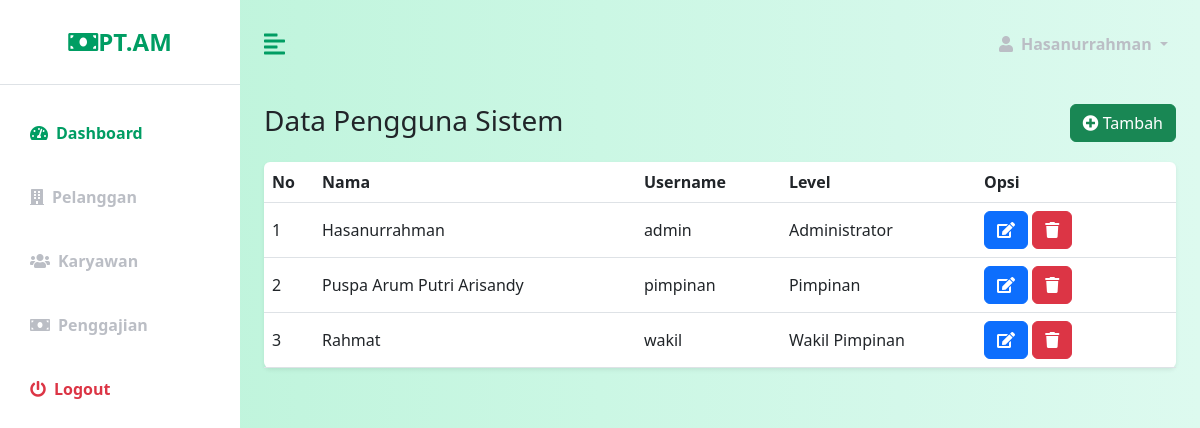
The page /index.php?page=pengguna (signed in) on the database its author committed.
### tables this page shows
CREATE TABLE `pengguna` (
  `id` int(11) NOT NULL,
  `nama` varchar(255) NOT NULL,
  `username` varchar(255) NOT NULL,
  `password` varchar(255) NOT NULL,
  `level` varchar(50) NOT NULL
);

### pages/pengguna/pengguna.php (the view, shortened to what this page needs)
<?php
include "database/connection.php";
?>
<div class="row mt-3">
    <div class="col">
        <h3>Data Pengguna Sistem</h3>
    </div>
    <div class="col">
        <a href="?page=penggunatambah" class="btn btn-success float-end">
            <i class="fa fa-plus-circle"></i>
            Tambah
        </a>
    </div>
</div>
    <div class="row mt-3">
        <div class="col">
            <?php
            $selectSQL = "SELECT * FROM pengguna";
            $result = mysqli_query($connection, $selectSQL);
            ?>
            <table class="table bg-white rounded shadow-sm  table-hover">
                <thead>
                    <tr>
                        <th scope="col" width="50">No</th>
                        <th scope="col">Nama</th>
                        <th scope="col">Username</th>
                        <th scope="col">Level</th>
                        <th scope="col" width="200">Opsi</th>
                    </tr>
                </thead>
                <tbody>
                    <?php
                    $no = 1;
                    while ($row = mysqli_fetch_assoc($result)) {
                    ?>
                        <tr class="align-middle">
                            <td>
                                <?php echo $no++ ?>
                            </td>
                            <td>
                                <?php echo $row["nama"] ?>
                            </td>
                            <td>
                                <?php echo $row["username"] ?>
                            </td>
                            <td>
                                <?php echo $row["level"] ?>
                            </td>
                            <td>
                                <a href="?page=penggunaubah&id=<?php echo $row["id"] ?>" class="btn btn-primary">
                                    <i class="fa fa-edit"></i>
                                </a>
                                <a href="?page=penggunahapus&id=<?php echo $row["id"] ?>"
                                    onclick="javascript: return confirm('Konfirmasi Data Akan Dihapus?');"
                                    class="btn btn-danger">
                                    <i class="fa fa-trash"></i>
                                </a>
                            </td>
                        </tr>
                    <?php
                    }
                    ?>
                </tbody>
            </table>
    </div>
</div>

### css/custom.css (style rules this page uses)
:root { --main-bg-color: #009d63; --main-text-color: #009d63; --second-text-color: #bbbec5; --second-bg-color: #c1efde; }

### rows shown on the page
pengguna: nama "Hasanurrahman", username "admin", level "Administrator"
pengguna: nama "Puspa Arum Putri Arisandy", username "pimpinan", level "Pimpinan"
pengguna: nama "Rahmat", username "wakil", level "Wakil Pimpinan"

### other values the page prints
$_SESSION['nama'] "Hasanurrahman"
